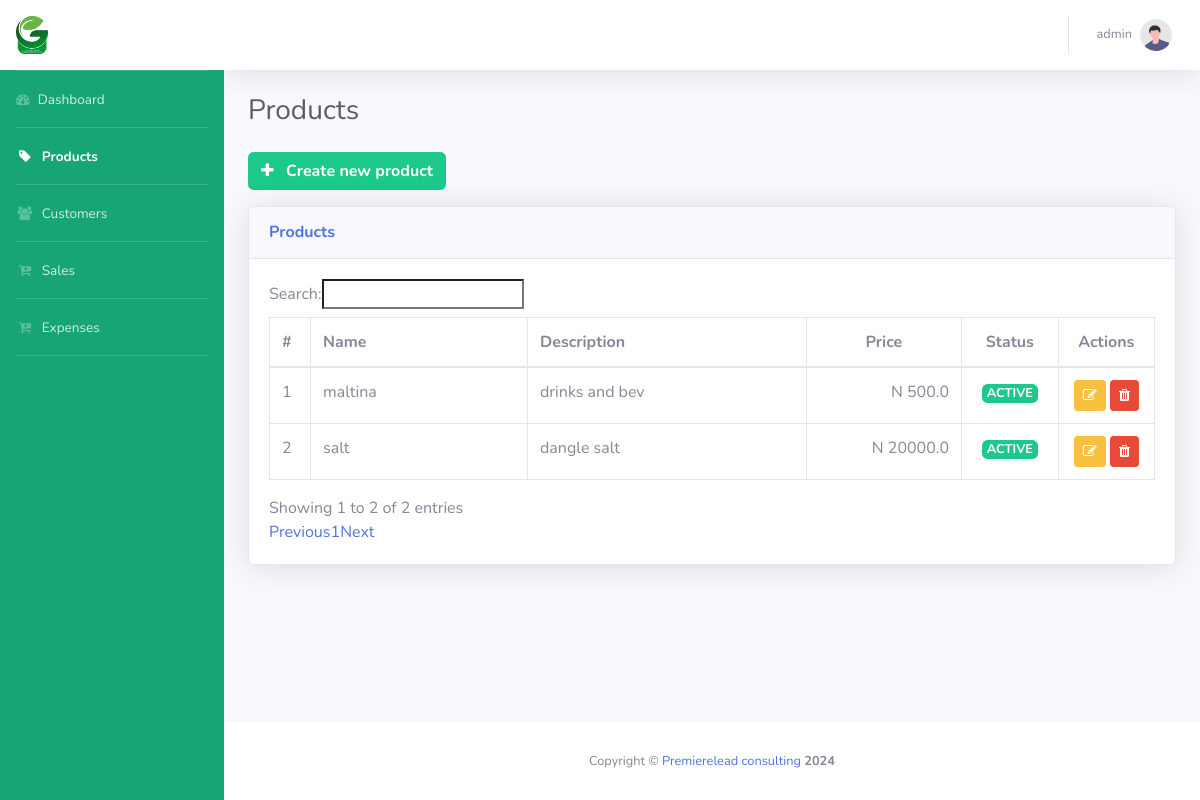
The page /products/ (signed in) on the database as committed earlier.
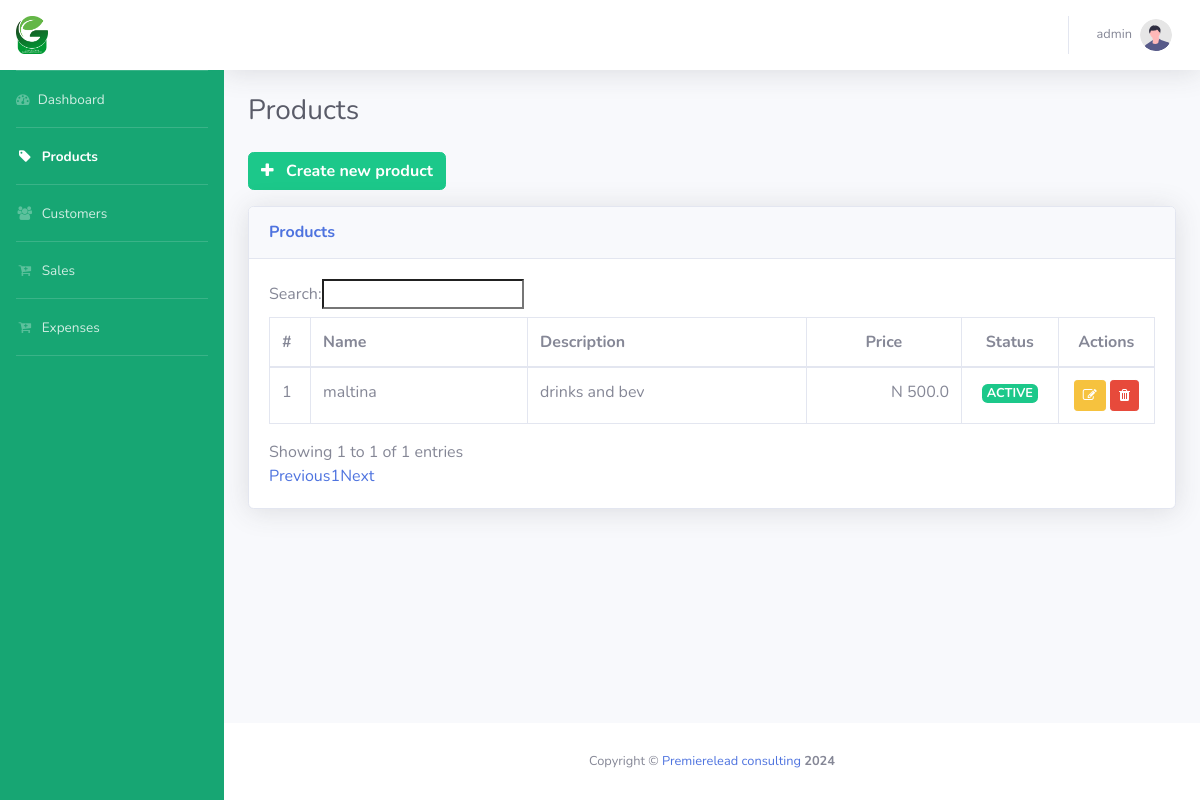
The same page on the database as committed later.
### products/models.py (models this page shows, shortened)
class Product(models.Model):
    STATUS_CHOICES = (  # new
        ("ACTIVE", "Active"),
        ("INACTIVE", "Inactive")
    )
    name = models.CharField(max_length=256)
    description = models.TextField(max_length=256)
    status = models.CharField(
        choices=STATUS_CHOICES,
        max_length=100,
        verbose_name="Status of the product",
    )
    price = models.FloatField(default=0)
    class Meta:
        db_table = "Product"

### products/views.py (the view)
# urls.py: path('', views.products_list_view, name='products_list'),
@login_required(login_url="/accounts/login/")
def products_list_view(request):
    context = {
        "active_icon": "products",
        "products": Product.objects.all()
    }
    return render(request, "products/products.html", context=context)

### templates/products/products.html (shortened to what this page needs)
{% extends "pos/base.html" %}
{% load static %}
{% block heading %}Products{% endblock heading %}
{% block content %}
    <div class="row ml-0 mb-3">
        <a href="{% url 'products:products_add' %}">
            <button type="button" class="btn btn-success font-weight-bold">
                    <i class="fa fa-plus mr-2"></i>
                    Create new product
            </button>
        </a>
    </div>
    <div class="card shadow mb-12">
        <div class="card-header py-3">
            <h6 class="m-0 font-weight-bold text-primary">Products</h6>
        </div>
        <div class="card-body">
            <div class="table-responsive">
                <table class="table table-bordered table-hover" id="dataTable" width="100%" cellspacing="0">
                    <thead>
                        <tr>
                            <th style="width:5%">#</th>
                            <th style="width:20%">Name</th>
                            <th style="width:25%">Description</th>
                            <th class="text-center" style="width:15%">Price</th>
                            <th class="text-center" style="width:10%">Status</th>
                            <th class="text-center" style="width:10%">Actions</th>
                        </tr>
                    </thead>
                    <tbody>
                        {% for p in products %}
                        <tr>
                            <td>{{forloop.counter}}</td>
                            <td>{{p.name}}</td>
                            <td>{{p.description}}</td>
                            <td class="text-right">N {{p.price}}</td>
                            {% if p.status == "ACTIVE" %}
                            <td class="text-center">
                                <span class="badge badge-success" style="font-size:0.8em;">{{p.status}}</span>
                            </td>
                            {% elif p.status == "INACTIVE" %}
                            <td class="text-center">
                                <span class="badge badge-danger" style="font-size:0.8em;">{{p.status}}</span>
                            </td>
                            {% endif %}
                            <td class="text-center">
                                <a href="{% url 'products:products_update' p.id %}" class="text-decoration-none">
                                    <button  type="button" class="btn btn-warning btn-sm" data-bs-toggle="tooltip" title="Update product">
                                        <i class="fa fa-edit"></i>
                                    </button>
                                </a>
                                <a class="text-decoration-none">
                                    <button rel="delete" type="button" class="btn btn-danger btn-sm" data-toggle="modal" data-target="#exampleModal">
                                        <i class="fa fa-trash"></i>
                                    </button>
                                </a>
                            </td>
                        </tr>
                        {% endfor %}
                    </tbody>
                </table>
            </div>
        </div>
    </div>
{% endblock content %}

### templates/pos/base.html (shortened to what this page needs)
{% load static %}
<!DOCTYPE html>
<html lang="en">
<head>
    <link rel="stylesheet" href="https://cdnjs.cloudflare.com/ajax/libs/font-awesome/4.7.0/css/font-awesome.min.css">
    <link href="{% static 'css/sb-admin-2.min.css' %}" rel="stylesheet">
</head>
<body id="page-top">
    <div id="wrapper">
        {% include 'pos/sidebar.html' %}
        <div id="content-wrapper" class="d-flex flex-column">
            <div id="content">
                {% include 'pos/navbar.html' %}
                <div class="container-fluid">
                    <div class="d-sm-flex align-items-center justify-content-between mb-4">
                        <h1 class="h3 mb-0 text-gray-800">{% block heading %}{% endblock %}</h1>
                    </div>
                    {% block content %}{% endblock content %}
                </div>
            </div>
            {% include 'pos/footer.html' %}
        </div>
    </div>
</body>
</html>

### templates/pos/sidebar.html (shortened to what this page needs)
{% load static %}
<ul class="navbar-nav sidebar sidebar-dark accordion" id="accordionSidebar" style="background:#17a673">
    <a class="sidebar-brand d-flex align-items-center justify-content-left bg-white"
    href="{% url 'pos:index' %}">
        <div class="sidebar-brand-icon">
            <img class="img-profile pr-2" style="width:40px" src="{% static 'img/LOGO.png' %}">
        </div>
    </a>
    <hr class="sidebar-divider  mb-0">
    <li class="{% if "dashboard" in active_icon %} nav-item active {% else %} nav-item {% endif %}">
        <a class="nav-link" href="{% url 'pos:index' %}">
            <i class="fa fa-tachometer"></i>
            <span>Dashboard</span></a>
    </li>
    <hr class="sidebar-divider my-0">
    <li class="{% if "products" in active_icon %} nav-item active {% else %} nav-item {% endif %}">
        <a class="nav-link" href="{% url 'products:products_list' %}">
            <i class="fa fa-fw fa-tag"></i>
            <span>Products</span></a>
    </li>
    <hr class="sidebar-divider my-0">
    <li class="{% if "customers" in active_icon %} nav-item active {% else %} nav-item {% endif %}">
        <a class="nav-link" href="{% url 'customers:customers_list' %}">
            <i class="fa fa-fw fa-users"></i>
            <span>Customers</span></a>
    </li>
    <hr class="sidebar-divider my-0">
    <li class="{% if "sales" in active_icon %} nav-item active {% else %} nav-item {% endif %}">
        <a class="nav-link" href="{% url 'sales:sales_list' %}">
            <i class="fa fa-fw fa-cart-plus"></i>
            <span>Sales</span></a>
    </li>
    <hr class="sidebar-divider d-none d-md-block my-0">
     <li class="{% if "expenses" in active_icon %} nav-item active {% else %} nav-item {% endif %}">
        <a class="nav-link" href="{% url 'expenses:expenses_list' %}">
            <i class="fa fa-fw fa-cart-plus"></i>
            <span>Expenses</span></a>
    </li>
    <hr class="sidebar-divider d-none d-md-block">
</ul>

### templates/pos/navbar.html (shortened to what this page needs)
{% load static %}
<nav class="navbar navbar-expand navbar-light bg-white topbar mb-4 static-top shadow">
    <ul class="navbar-nav ml-auto">
        <li class="nav-item dropdown no-arrow">
            <a class="nav-link dropdown-toggle" href="#" id="userDropdown" role="button"
                data-toggle="dropdown" aria-haspopup="true" aria-expanded="false">
                <span class="mr-2 d-none d-lg-inline text-gray-600 small">{{request.user.username}}</span>
                <img class="img-profile rounded-circle"
                    src="{% static 'img/undraw_profile.svg' %}">
            </a>
        </li>
    </ul>
</nav>

### templates/pos/messages.html (shortened to what this page needs)
{% load static %}

### templates/pos/footer.html (shortened to what this page needs)
{% load static %}
<footer class="sticky-footer bg-white">
    <div class="container my-auto">
        <div class="copyright text-center my-auto">
            <span>Copyright &copy; <a href="https://github.com/victromuya">Premierelead consulting</a>  <strong id='year'></strong></span>
        </div>
    </div>
</footer>

### templates/pos/logout_modal.html (shortened to what this page needs)
{% load static %}

Rows that differ between the two databases and show on the page:
removed Product: name "salt", description "dangle salt", price "20000.0", status "ACTIVE"
Other text that changed with them:
text written by a page script: "Search: Showing 1 to 2 of 2 entries Previous 1 Next" → "Search: Showing 1 to 1 of 1 entries Previous 1 Next"
